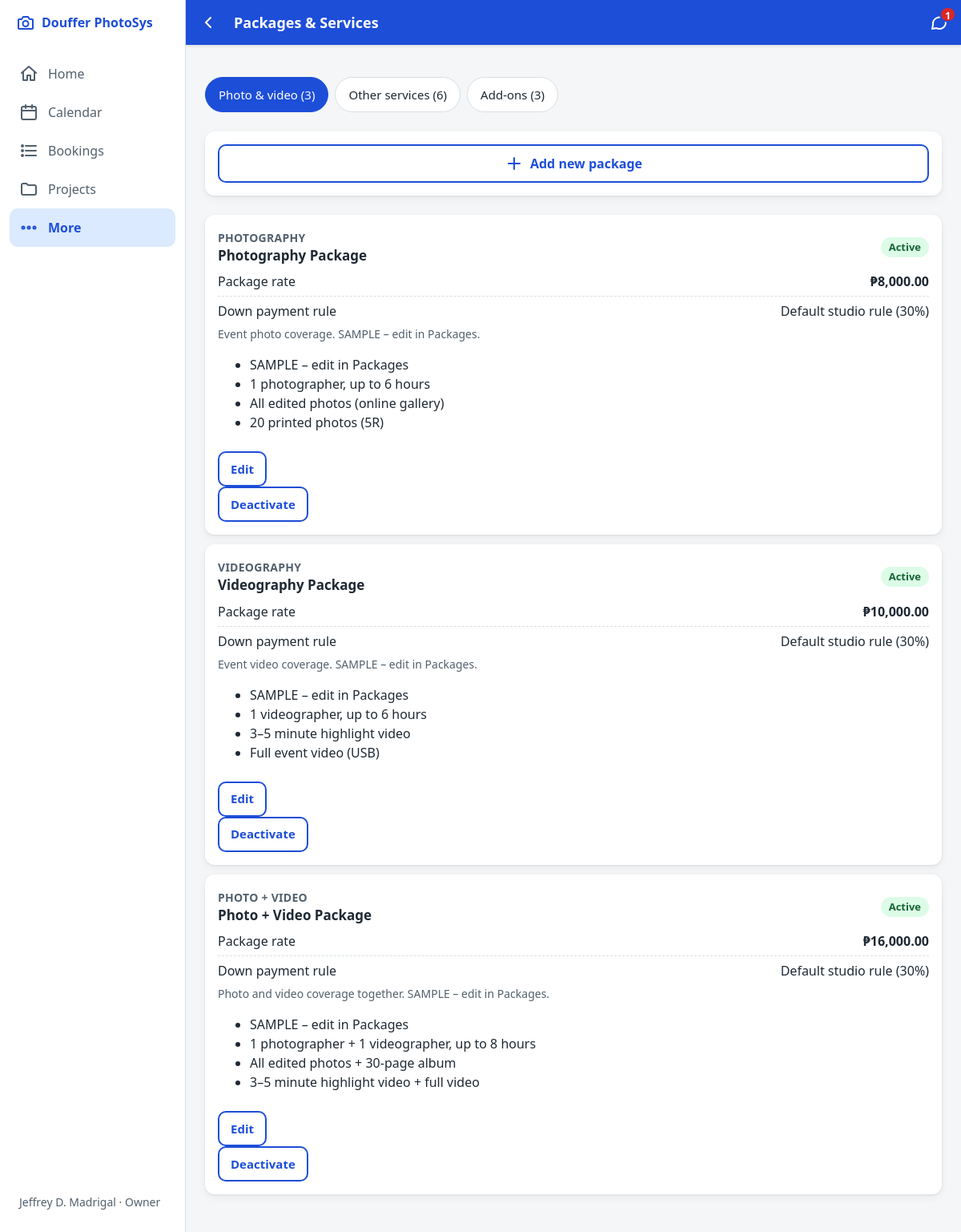
Page /admin/packages (signed in) on the committed database.
### tables this page shows
CREATE TABLE users (
  id                    INT UNSIGNED NOT NULL AUTO_INCREMENT,
  name                  VARCHAR(100) NOT NULL,
  username              VARCHAR(50)  NOT NULL,
  email                 VARCHAR(150) NULL,
  password_hash         VARCHAR(255) NOT NULL,
  role                  ENUM('owner','staff','crew') NOT NULL,
  perm_view_bookings    TINYINT(1) NOT NULL DEFAULT 1,
  perm_record_payments  TINYINT(1) NOT NULL DEFAULT 1,
  perm_verify_payments  TINYINT(1) NOT NULL DEFAULT 0,
  perm_archive_records  TINYINT(1) NOT NULL DEFAULT 0,
  perm_manage_messages  TINYINT(1) NOT NULL DEFAULT 1,
  must_change_password  TINYINT(1) NOT NULL DEFAULT 1,
  is_active             TINYINT(1) NOT NULL DEFAULT 1,
  last_login_at         DATETIME NULL,
  password_changed_at   DATETIME NULL,
  created_at            DATETIME NOT NULL DEFAULT CURRENT_TIMESTAMP,
  PRIMARY KEY (id),
  UNIQUE KEY uq_users_username (username)
);

CREATE TABLE packages (
  id                     INT UNSIGNED NOT NULL AUTO_INCREMENT,
  name                   VARCHAR(100) NOT NULL,
  category               ENUM('photo','video','photo_video','other') NOT NULL,
  description            VARCHAR(255) NULL,
  inclusions             TEXT NULL,                     
  price                  DECIMAL(10,2) NULL,
  down_payment_override  DECIMAL(10,2) NULL,            
  is_active              TINYINT(1) NOT NULL DEFAULT 1,
  sort_order             INT NOT NULL DEFAULT 0,
  created_at             DATETIME NOT NULL DEFAULT CURRENT_TIMESTAMP,
  updated_at             DATETIME NULL,
  PRIMARY KEY (id),
  KEY idx_packages_active (is_active, category, sort_order)
);

### app/Views/admin/packages.php (the view, shortened to what the rows shown need)
<nav class="chips section" aria-label="Catalog sections">
    <a class="chip<?= $tab === 'packages' ? ' is-active' : '' ?>" href="<?= e(url('/admin/packages', ['tab' => 'packages'])) ?>"<?= $tab === 'packages' ? ' aria-current="page"' : '' ?>>
        Photo &amp; video (<?= count($photoVideoPackages) ?>)
    </a>
    <a class="chip<?= $tab === 'other' ? ' is-active' : '' ?>" href="<?= e(url('/admin/packages', ['tab' => 'other'])) ?>"<?= $tab === 'other' ? ' aria-current="page"' : '' ?>>
        Other services (<?= count($otherServices) ?>)
    </a>
    <a class="chip<?= $tab === 'addons' ? ' is-active' : '' ?>" href="<?= e(url('/admin/packages', ['tab' => 'addons'])) ?>"<?= $tab === 'addons' ? ' aria-current="page"' : '' ?>>
        Add-ons (<?= count($addons) ?>)
    </a>
</nav>
<?php if ($tab !== 'addons'): ?>
    <details class="card section">
        <summary class="btn btn-outline btn-block"><?= icon('plus') ?> Add new <?= $tab === 'other' ? 'other service' : 'package' ?></summary>
                    <?php
                    $defaultCat = $tab === 'other' ? 'other' : 'photo_video';
                    ?>
    </details>
<?php endif; ?>
<?php if ($tab === 'packages'): ?>
    <div class="stack section">
        <?php foreach ($photoVideoPackages as $pkg): ?>
            <?php
            $pid = (int) $pkg['id'];
            $inclusions = \App\Models\Package::inclusions($pkg['inclusions']);
            $isActive = (int) $pkg['is_active'] === 1;
            ?>
            <article class="card stack-s" id="package-<?= $pid ?>">
                <div class="row-between">
                    <div>
                        <span class="eyebrow"><?= e($categories[$pkg['category']] ?? $pkg['category']) ?></span>
                        <h2 class="card-title"><?= e($pkg['name']) ?></h2>
                    </div>
                    <span class="tag <?= $isActive ? 'tag-confirmed' : 'tag-cancelled' ?>">
                        <?= $isActive ? 'Active' : 'Inactive' ?>
                    </span>
                </div>
                <div class="card-row">
                    <span>Package rate</span>
                    <strong class="money"><?= $pkg['price'] !== null ? e(peso($pkg['price'])) : 'Ask the studio' ?></strong>
                </div>
                <div class="card-row">
                    <span>Down payment rule</span>
                    <span>
                        <?php if ($pkg['down_payment_override'] !== null): ?>
                            Fixed override: <strong><?= e(peso($pkg['down_payment_override'])) ?></strong>
                        <?php else: ?>
                            Default studio rule (<?= e(\App\Core\Settings::get('down_payment_value', '30')) ?><?= \App\Core\Settings::get('down_payment_mode') === 'percent' ? '%' : ' ₱' ?>)
                        <?php endif; ?>
                    </span>
                </div>
                <?php if (!empty($pkg['description'])): ?>
                    <p class="small muted"><?= e($pkg['description']) ?></p>
                <?php endif; ?>
                <?php if (!empty($inclusions)): ?>
                    <ul class="bullet-list">
                        <?php foreach ($inclusions as $line): ?>
                            <li><?= e($line) ?></li>
                        <?php endforeach; ?>
                    </ul>
                <?php endif; ?>
                <div class="row-gap section">
                    <a class="btn btn-small btn-outline" href="<?= e(url('/admin/packages', ['tab' => 'packages', 'edit' => $pid])) ?>">Edit</a>
                    <form method="post" action="<?= e(url('/admin/packages/' . $pid . '/toggle')) ?>">
                        <button type="submit" class="btn btn-small btn-outline">
                            <?= $isActive ? 'Deactivate' : 'Activate' ?>
                        </button>
                    </form>
                </div>
            </article>
        <?php endforeach; ?>
    </div>
<?php endif; ?>

### app/Core/Router.php (shortened to what the rows shown need)
<?php
final class Router
{
    private array $routes = [];
    public function add(string $method, string $pattern, array $handler, array $opts = []): void
    {
        $this->routes[] = [
            'method'  => $method,
            'regex'   => self::compile($pattern),
            'handler' => $handler,
            'opts'    => $opts,
        ];
    }
    public static function compile(string $pattern): string
    {
        $pattern = $pattern === '/' ? '/' : rtrim($pattern, '/');
        $regex = preg_replace_callback('#\{(\w+)\}#', static function (array $m): string {
            $name = $m[1];
            if ($name === 'id' || str_ends_with($name, '_id')) {
                $part = '\d+';
            } elseif ($name === 'ref') {
                $part = '[A-Za-z0-9\-]+';
            } elseif ($name === 'token') {
                $part = '[A-Za-z0-9\-]{16,128}';
            } else {
                $part = '[^/]+';
            }
            return '(?P<' . $name . '>' . $part . ')';
        }, $pattern);
        return '#^' . $regex . '$#';
    }
    public function dispatch(string $method, string $path): void
    {
        $path = $path === '/' ? '/' : rtrim($path, '/');
        $methodMismatch = false;
        foreach ($this->routes as $route) {
            if (!preg_match($route['regex'], $path, $m)) {
                continue;
            }
            $opts = $route['opts'];
            Guard::check($opts, !empty($opts['api']));
            $params = array_filter($m, 'is_string', ARRAY_FILTER_USE_KEY);
            [$class, $action] = $route['handler'];
            $controller = new $class();
            $controller->$action(...array_merge($opts['args'] ?? [], array_values($params)));
            return;
        }
        throw new HttpException($methodMismatch ? 405 : 404);
    }
}

### app/Views/layouts/admin.php (shortened to what the rows shown need)
<?php
$unread = Message::unreadForAdmin();
$nav = [
    ['/admin', 'Home', 'home', nav_active('/admin', true)],
    ['/admin/calendar', 'Calendar', 'calendar', nav_active('/admin/calendar') || nav_active('/admin/crew')],
    ['/admin/bookings', 'Bookings', 'list', nav_active('/admin/bookings') || nav_active('/admin/payments')],
    ['/admin/projects', 'Projects', 'folder', nav_active('/admin/projects')],
    ['/admin/more', 'More', 'more', nav_active('/admin/more') || nav_active('/admin/clients') || nav_active('/admin/packages')
        || nav_active('/admin/reports') || nav_active('/admin/users') || nav_active('/admin/settings')
        || nav_active('/admin/logs') || nav_active('/admin/messages') || nav_active('/account')],
];
?>
<?= partial('partials/head', ['title' => $title ?? 'Admin', 'theme' => 'admin', 'scripts' => $scripts ?? []]) ?>
<body class="theme-admin has-sidebar"<?= Auth::can('manage_messages') ? ' data-poll-unread' : '' ?>>
<header class="topbar">
    <?php if (!empty($back)): ?>
        <a class="topbar-btn" href="<?= e(url($back)) ?>" aria-label="Back"><?= icon('back') ?></a>
    <?php else: ?>
        <span class="topbar-logo" aria-hidden="true"><?= icon('camera') ?></span>
    <?php endif; ?>
    <h1 class="topbar-title"><?= e($title ?? 'Admin') ?></h1>
    <?php if (Auth::can('manage_messages')): ?>
        <a class="topbar-btn topbar-end" href="<?= e(url('/admin/messages')) ?>" aria-label="Messages, <?= (int) $unread ?> unread">
            <?= icon('chat') ?>
            <span class="badge" data-unread-badge<?= $unread > 0 ? '' : ' hidden' ?>><?= (int) $unread ?></span>
        </a>
    <?php endif; ?>
</header>
<nav class="bottomnav bottomnav-5" aria-label="Admin">
    <div class="sidebar-brand"><?= icon('camera') ?><span>Douffer PhotoSys</span></div>
    <?php foreach ($nav as [$href, $label, $ico, $active]): ?>
        <a href="<?= e(url($href)) ?>"<?= $active ? ' aria-current="page"' : '' ?>><?= icon($ico) ?><span><?= e($label) ?></span></a>
    <?php endforeach; ?>
    <div class="sidebar-user">
        <span><?= e(Auth::user()['name'] ?? '') ?> · <?= e(ucfirst((string) Auth::role())) ?></span>
    </div>
</nav>
<main id="main" class="page" tabindex="-1">
    <?= $content ?>
</main>
</body>
</html>

### rows in the picture
users: name "Jeffrey D. Madrigal", role "Owner"
packages: category "PHOTOGRAPHY", name "Photography Package", is_active "Active", price "₱8,000.00", value "30", description "Event photo coverage. SAMPLE – edit in Packages.", inclusions "SAMPLE – edit in Packages", inclusions "1 photographer, up to 6 hours", inclusions "All edited photos (online gallery)", inclusions "20 printed photos (5R)"
packages: category "VIDEOGRAPHY", name "Videography Package", is_active "Active", price "₱10,000.00", description "Event video coverage. SAMPLE – edit in Packages.", inclusions "SAMPLE – edit in Packages", inclusions "1 videographer, up to 6 hours", inclusions "3–5 minute highlight video", inclusions "Full event video (USB)"
packages: category "PHOTO + VIDEO", name "Photo + Video Package", is_active "Active", price "₱16,000.00", description "Photo and video coverage together. SAMPLE – edit in Packages.", inclusions "SAMPLE – edit in Packages", inclusions "1 photographer + 1 videographer, up to 8 hours", inclusions "All edited photos + 30-page album", inclusions "3–5 minute highlight video + full video"

### other values in the picture
$unread "1"
$label "Home"
$label "Calendar"
$label "Bookings"
$label "Projects"
$label "More"
count($photoVideoPackages) "3"
count($otherServices) "6"
count($addons) "3"
